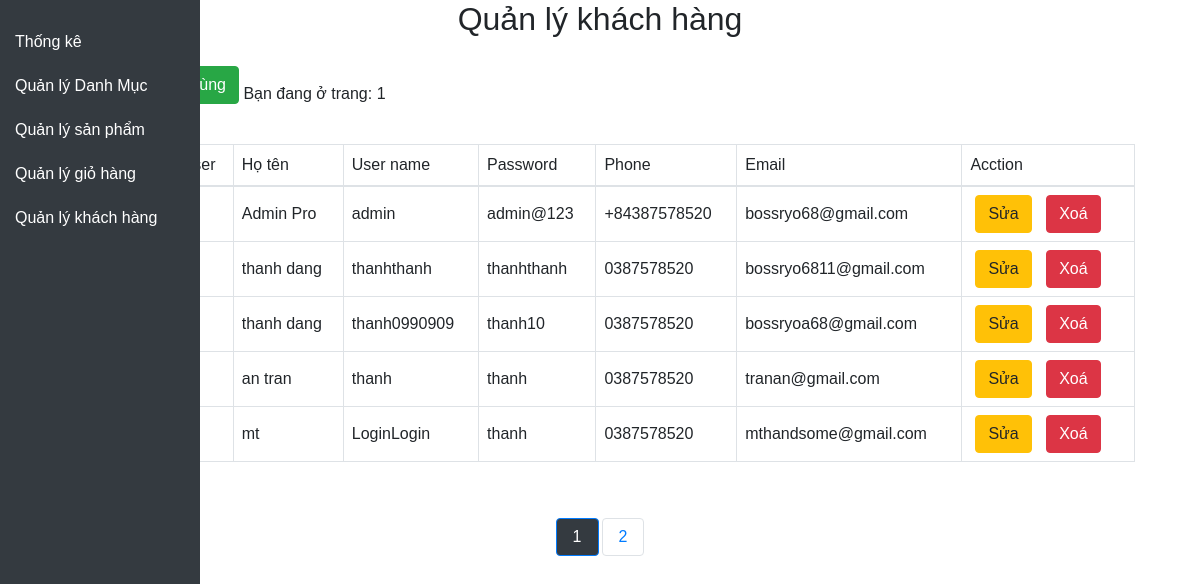
Page /admin/client/index.php on the committed database.
### tables this page shows
CREATE TABLE `user` (
  `id_user` int(11) NOT NULL,
  `hoten` varchar(255) NOT NULL,
  `username` varchar(255) NOT NULL,
  `password` varchar(255) NOT NULL,
  `phone` varchar(28) NOT NULL,
  `email` varchar(255) NOT NULL
);

### admin/database/dbhelper.php (called while the page is built, shortened)
<?php
function executeResult($sql)
{
    $con = mysqli_connect(HOST, USERNAME, PASSWORD, DATABASE);
    $result = mysqli_query($con, $sql);
    $data = [];
    while ($row = mysqli_fetch_assoc($result)) {
        $data[] = $row;
    }
    return $data;
}

### admin/client/index.php (the view, shortened to what this page needs)
<?php
require_once('../database/dbhelper.php');
?>
<!DOCTYPE html>
<html>
<head>
    <link rel="stylesheet" href="https://maxcdn.bootstrapcdn.com/bootstrap/4.4.1/css/bootstrap.min.css">
</head>
<body>
    <div id="wrapper">
        <header class="vertical-nav">
            <ul class="nav flex-column">
                <li class="nav-item">
                    <a class="nav-link" href="../index.php">Thống kê</a>
                </li>
                <li class="nav-item">
                    <a class="nav-link" href="../category/">Quản lý Danh Mục</a>
                </li>
                <li class="nav-item">
                    <a class="nav-link" href="../product/">Quản lý sản phẩm</a>
                </li>
                <li class="nav-item">
                    <a class="nav-link" href="../dashboard.php">Quản lý giỏ hàng</a>
                </li>
                <li class="nav-item">
                    <a class="nav-link active" href="../client/">Quản lý khách hàng</a>
                </li>
            </ul>
        </header>
        <div class="container">
            <div class="panel panel-primary">
                <div class="">
                    <h2 class="text-center">Quản lý khách hàng</h2>
                </div>
                <div class="panel-body">
                    <a href="add.php">
                        <button class="btn btn-success" style="margin-bottom:20px">Thêm người dùng</button>
                    </a>
                    <table class="table table-bordered table-hover">
                        <thead>
                            <tr style="font-weight: 500;">
                                <td class="w-70">STT</td>
                                <td>ID user</td>
                                <td>Họ tên</td>
                                <td>User name</td>
                                <td>Password</td>
                                <td>Phone</td>
                                <td>Email</td>
                                <td>Acction</td>
                            </tr>
                        </thead>
                        <tbody>
                            <?php
                            if (!isset($_GET['page'])) {
                                $pg = 1;
                            } else {
                                $pg = $_GET['page'];
                                echo 'Bạn đang ở trang: ' . $pg;
                            }
                            try {
                                if (isset($_GET['page'])) {
                                    $page = $_GET['page'];
                                } else {
                                    $page = 1;
                                }
                                $limit = 5;
                                $start = ($page - 1) * $limit;
                                $sql = "SELECT * FROM user LIMIT $start, $limit";
                                $userList = executeResult($sql);
                                $index = 1;
                                foreach ($userList as $item) {
                                    echo '
                                        <tr>
                                            <td>' . ($index++) . '</td>
                                            <td>' . $item['id_user'] . '</td>
                                            <td>' . $item['hoten'] . '</td>
                                            <td>' . $item['username'] . '</td>
                                            <td>' . $item['password'] . '</td>
                                            <td>' . $item['phone'] . '</td>
                                            <td>' . $item['email'] . '</td>
                                            <td>
                                                <a href="edit.php?id=' . $item['id_user'] . '">
                                                    <button class="btn btn-warning">Sửa</button>
                                                </a>
                                                <button class="btn btn-danger" onclick="deleteUser(' . $item['id_user'] . ')">Xoá</button>
                                            </td>
                                        </tr>';
                                }
                            } catch (Exception $e) {
                                die("Lỗi thực thi SQL: " . $e->getMessage());
                            }
                            ?>
                        </tbody>
                    </table>
                </div>
            </div>
            <ul class="pagination">
                <?php
                $sql = "SELECT * FROM `user`";
                $conn = mysqli_connect(HOST, USERNAME, PASSWORD, DATABASE);
                $result = mysqli_query($conn, $sql);
                if (mysqli_num_rows($result)) {
                    $numrow = mysqli_num_rows($result);
                    $current_page = ceil($numrow / 5);
                }
                for ($i = 1; $i <= $current_page; $i++) {
                    if ($i == $pg) {
                        echo '
                            <li class="page-item active"><a class="page-link" href="?page=' . $i . '">' . $i . '</a></li>';
                    } else {
                        echo '
                            <li class="page-item"><a class="page-link" href="?page=' . $i . '">' . $i . '</a></li>
                        ';
                    }
                }
                ?>
            </ul>
        </div>
    </div>
</body>
</html>

### admin/client/index.php (style rules this page uses)
body { margin: 0; font-family: Arial, sans-serif; }
#wrapper { display: flex; padding-bottom: 5rem; }
.vertical-nav { width: 200px; position: fixed; top: 0; left: 0; height: 100%; background-color: #343a40; padding-top: 20px; }
.vertical-nav .nav-link { color: #fff; padding: 10px 15px; text-align: left; }
.panel { border-radius: 4px; background-color: #fff; }
.panel-body { padding: 20px; margin-left: 20px; }
.table { margin-top: 20px; }
.table td { padding: 8px; vertical-align: middle; }
.table thead tr { font-weight: 500; }
.table .btn { margin: 0 5px; }
.pagination { margin-top: 20px; display: flex; justify-content: center; }
.pagination .page-item { margin: 0 2px; }
.pagination .page-link { padding: 8px 16px; border-radius: 4px; color: #007bff; text-decoration: none; }
.pagination .page-item.active .page-link { background-color: #343a40; color: #fff; }
.btn-success { background-color: #28a745; border-color: #28a745; }
.btn-warning { background-color: #ffc107; border-color: #ffc107; }
.btn-danger { background-color: #dc3545; border-color: #dc3545; }
.w-70 { width: 70px; }

### rows in the picture
user: hoten "Admin Pro", username "admin", password "admin@123", phone "+84387578520", email "bossryo68@gmail.com"
user: hoten "thanh dang", username "thanhthanh", password "thanhthanh", phone "0387578520", email "bossryo6811@gmail.com"
user: hoten "thanh dang", username "thanh0990909", password "thanh10", phone "0387578520", email "bossryoa68@gmail.com"
user: hoten "an tran", username "thanh", password "thanh", phone "0387578520", email "tranan@gmail.com"
user: hoten "mt", username "LoginLogin", password "thanh", phone "0387578520", email "mthandsome@gmail.com"
